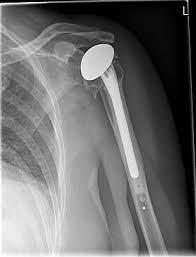
#> input picture test/xxxyyy.jpeg, 196 x 257 px, found by its file name
$ jupyter execute --allow-errors 'shoulder impact classification.ipynb'
#> lines starting #> are read from the running program, lines starting #| are printed output that depends on the picture
#> pass 3 of the loop `for root, dirs, directory in os.walk(path):`:
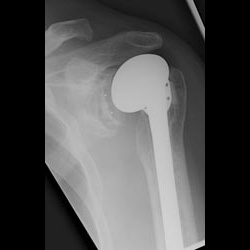
#> input picture data/Cofield.jpg/Cofield.1.jpg, 250 x 250 px
#> img_array is the input picture: shape (250, 250, 3); min 0, max 220, mean 79.2
#> `img_resized = resize(img_array, (64, 64, 3))`:
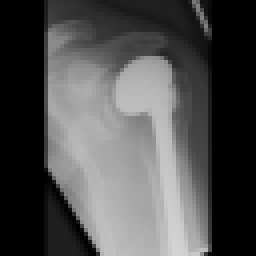
#> img_resized: shape (64, 64, 3) float64 (shown 4 times larger); min 0, max 0.831, mean 0.31
# Shoulder Implant X-Ray Manufacturer Classification Using Machine Learning

[cell 1]
import os
from skimage.transform import resize
from skimage.io import imread
import numpy as np
import matplotlib.pyplot as plt
from sklearn import svm
from sklearn.ensemble import RandomForestClassifier
from sklearn.svm import SVC
from sklearn.feature_selection import SelectKBest
from sklearn.feature_selection import f_classif
from sklearn.naive_bayes import GaussianNB
from sklearn.linear_model import LogisticRegression
from sklearn.model_selection import train_test_split
from sklearn.metrics import accuracy_score
from sklearn.metrics import precision_score
from sklearn.metrics import recall_score
from sklearn.metrics import f1_score
from sklearn.metrics import classification_report
from sklearn.metrics import confusion_matrix
import seaborn as sns
from sklearn.tree import DecisionTreeClassifier
from skimage import io, transform
from sklearn import preprocessing
import numpy as np
import joblib
import cv2
from imblearn.over_sampling import SMOTE

[cell 2]
path = r"Data"
model_folder = "model"
categories = [d for d in os.listdir(path) if os.path.isdir(os.path.join(path, d))]
categories

[cell 3]
X_file = os.path.join(model_folder, "X.txt.npy")
Y_file = os.path.join(model_folder, "Y.txt.npy")
if os.path.exists(X_file) and os.path.exists(Y_file):
    X = np.load(X_file)
    Y = np.load(Y_file)
    print("X and Y arrays loaded successfully.")
else:
    X = [] # input array
    Y = [] # output array
    for root, dirs, directory in os.walk(path):
        for j in range(len(directory)):
            name = os.path.basename(root)
            print(f'Loading category: {dirs}')
            print(name+" "+root+"/"+directory[j])
            if 'Thumbs.db' not in directory[j]:
                img_array = cv2.imread(root+"/"+directory[j])
                img_resized = resize(img_array, (64, 64, 3))
                # Append the input image array to X
                X.append(img_resized.flatten())
                # Append the index of the category in categories list to Y
                Y.append(categories.index(name))
    X = np.array(X)
    Y = np.array(Y)
    np.save(X_file, X)
    np.save(Y_file, Y)

[cell 4]
import seaborn as sns

[cell 5]
sns.countplot(x=Y)
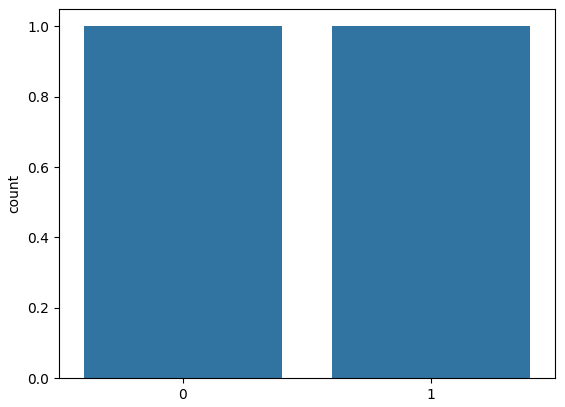
#> figure drawn by matplotlib, 1 panel

#> (a cell that did not finish here is left out)

[cell 7]
sns.countplot(x=Y)

[cell 8]
# Splitting the data into training and testing sets
x_train,x_test,y_train,y_test=train_test_split(X,Y,test_size=0.30,random_state=77)
#> y_train = [0]; y_test = [1]

[cell 9]
labels=categories

[cell 10]
#defining global variables to store accuracy and other metrics
precision = []
recall = []
fscore = []
accuracy = []

[cell 11]
#function to calculate various metrics such as accuracy, precision etc
def calculateMetrics(algorithm, predict, testY):
    testY = testY.astype('int')
    predict = predict.astype('int')
    p = precision_score(testY, predict,average='macro') * 100
    r = recall_score(testY, predict,average='macro') * 100
    f = f1_score(testY, predict,average='macro') * 100
    a = accuracy_score(testY,predict)*100
    accuracy.append(a)
    precision.append(p)
    recall.append(r)
    fscore.append(f)
    print(algorithm+' Accuracy    : '+str(a))
    print(algorithm+' Precision   : '+str(p))
    print(algorithm+' Recall      : '+str(r))
    print(algorithm+' FSCORE      : '+str(f))
    report=classification_report(predict, testY,target_names=labels)
    print('\n',algorithm+" classification report\n",report)
    conf_matrix = confusion_matrix(testY, predict)
    plt.figure(figsize =(5, 5))
    ax = sns.heatmap(conf_matrix, xticklabels = labels, yticklabels = labels, annot = True, cmap="Blues" ,fmt ="g");
    ax.set_ylim([0,len(labels)])
    plt.title(algorithm+" Confusion matrix")
    plt.ylabel('True class')
    plt.xlabel('Predicted class')
    plt.show()

# Support Vector Machine Classifier

#> (a cell that did not finish here is left out)

# RandomForestClassifier

[cell 13]
# Check if the pkl file exists
Model_file = os.path.join(model_folder, "RFC_Model.pkl")
if os.path.exists(Model_file):
    # Load the model from the pkl file
    rf_classifier = joblib.load(Model_file)
    predict = rf_classifier.predict(x_test)
    calculateMetrics("RandomForestClassifier", predict, y_test)
else:

    # Create Random Forest Classifier with Decision Tree as base estimator
    rf_classifier = RandomForestClassifier()
    rf_classifier.fit(x_train, y_train)
    # Save the model weights to a pkl file
    joblib.dump(rf_classifier, Model_file)
    predict = rf_classifier.predict(x_test)
#> predict = [0]
    print("Random Forest model trained and model weights saved.")
    calculateMetrics("RandomForestClassifier", predict, y_test)
#> in calculateMetrics, `testY = testY.astype('int')`: testY = [1]
#> in calculateMetrics, `predict = predict.astype('int')`: predict = [0]
#> in calculateMetrics, `p = precision_score(testY, predict,average='macro') * 100`: p = 0
#| RandomForestClassifier Accuracy    : 0.0
#| RandomForestClassifier Precision   : 0.0
#| RandomForestClassifier Recall      : 0.0
#| RandomForestClassifier FSCORE      : 0.0
#|  RandomForestClassifier classification report
#|                precision    recall  f1-score   support
#|  Cofield.jpg       0.00      0.00      0.00       1.0
#|    Depuy.jpg       0.00      0.00      0.00       0.0
#|     accuracy                           0.00       1.0
#|    macro avg       0.00      0.00      0.00       1.0
#| weighted avg       0.00      0.00      0.00       1.0
#> in calculateMetrics, `conf_matrix = confusion_matrix(testY, predict)`: conf_matrix = [[0, 0], [1, 0]]
#> in calculateMetrics, `plt.show()`:
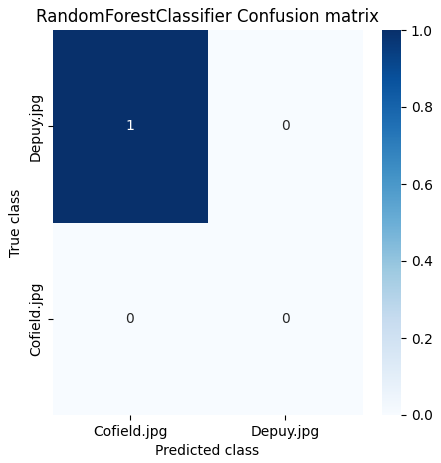
#> figure drawn by matplotlib, 2 panels

[cell 14]
path=r"C:\Users\johnpaul\OneDrive - technology\Desktop\20 shoulder+implant+x+ray+manufacturer+classification\test\xxxyyy.jpeg"
img=imread(path)
#> img is the input picture: shape (257, 196, 3); min 0, max 255, mean 111
img_resize=resize(img,(64,64,3))
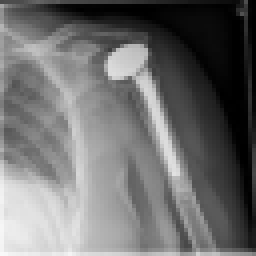
#> img_resize: shape (64, 64, 3) float64 (shown 4 times larger); min 0.000133, max 0.98, mean 0.435
img_preprocessed=[img_resize.flatten()]
output_number=rf_classifier.predict(img_preprocessed)[0]
#> output_number = 0
output_name=categories[output_number]
#> output_name = 'Cofield.jpg'

plt.imshow(img)
plt.text(10, 10, f'Predicted Output of RFC: {output_name}', color='white', fontsize=12, weight='bold', backgroundcolor='black')
plt.axis('off')
plt.show()
